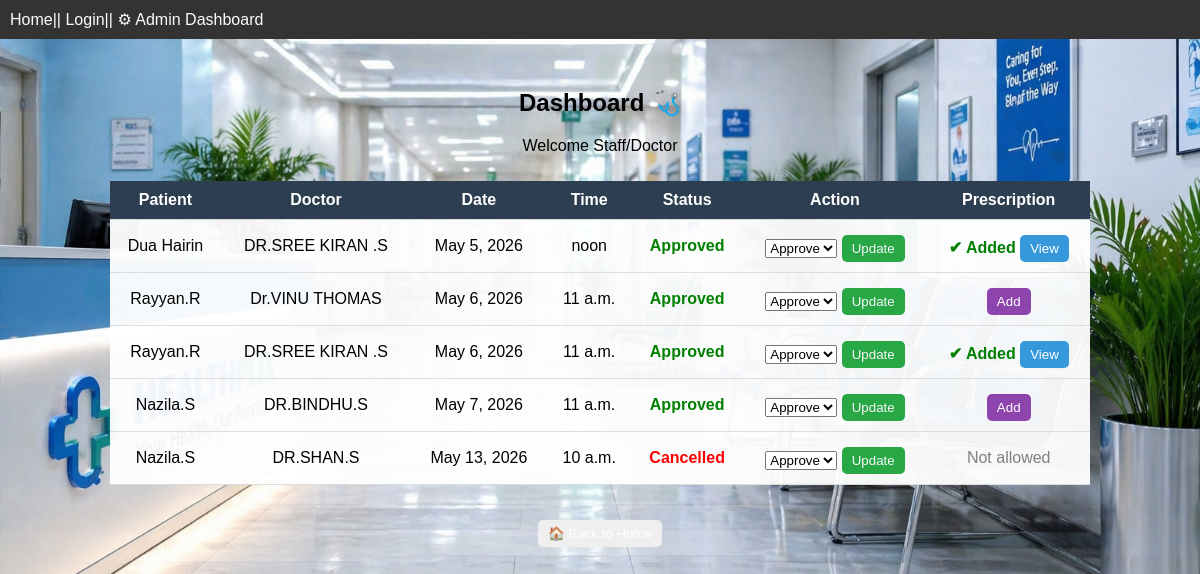
Page /doctor_dashboard/ (signed in) on the committed database.
### booking/models.py (models this page shows, shortened)
class Appointment(models.Model):
    patient = models.ForeignKey(Patient, on_delete=models.CASCADE)
    doctor = models.ForeignKey(Doctor, on_delete=models.CASCADE)
    date = models.DateField()
    time = models.TimeField()
    STATUS = (
        ('Pending', 'Pending'),
        ('Approved', 'Approved'),
        ('Cancelled', 'Cancelled'),
    )
    status = models.CharField(max_length=20, choices=STATUS, default='Pending')
    class Meta:
        unique_together = ('doctor', 'date', 'time')  # ✅ prevents double booking

class Patient(models.Model):
    user = models.OneToOneField(User, on_delete=models.CASCADE)
    name = models.CharField(max_length=100)
    email = models.EmailField(unique=True)
    age = models.IntegerField()
    gender = models.CharField(max_length=10)
    address = models.TextField()
    phone = models.CharField(max_length=15)
    password = models.CharField(max_length=100)

class Doctor(models.Model):
    user = models.OneToOneField(User, on_delete=models.CASCADE)
    added_by = models.ForeignKey(User, on_delete=models.CASCADE, related_name='doctors', null=True, blank=True)
    name = models.CharField(max_length=100)
    username = models.CharField(max_length=100,null=True,blank=True)
    specialization = models.CharField(max_length=100)
    image = models.ImageField(upload_to='doctors/', null=True, blank=True)
    is_active = models.BooleanField(default=True)

### booking/views.py (the view, shortened to what this page needs)
# urls.py: path('doctor_dashboard/',views.doctor_dashboard,name='doctor_dashboard'),
@login_required(login_url='login')
def doctor_dashboard(request):
    user = request.user
    if not user.is_authenticated:
        return redirect('login')
    if hasattr(user, 'doctor'):
        appointments = Appointment.objects.filter(doctor=user.doctor)
    elif user.is_staff:
        appointments = Appointment.objects.all()
    else:
        return redirect('home')
    return render(request, 'doctor_dashboard.html', {
        'appointments': appointments,
        'role': 'doctor' if hasattr(user, 'is_doctor') and user.is_doctor else 'staff',
        'doctor': user
    })

### booking/templates/doctor_dashboard.html (shortened to what this page needs)
{% extends 'base.html' %}
{% load static %}
{% block content %}
<h2 class="title">Dashboard 🩺</h2>
<div class="welcome">
    {% if role == 'doctor' %}
        <p>Welcome Doctor <b>{{ doctor.name }}</b></p>
    {% else %}
        <p>Welcome Staff/Doctor</p>
    {% endif %}
</div>
<div class="table-box">
<table>
    <tr>
        <th>Patient</th>
        <th>Doctor</th>
        <th>Date</th>
        <th>Time</th>
        <th>Status</th>
        <th>Action</th>
        <th>Prescription</th>
    </tr>
    {% for i in appointments %}
    <tr>
        <td>{{ i.patient.name }}</td>
        <td>{{ i.doctor.name }}</td>
        <td>{{ i.date }}</td>
        <td>{{ i.time }}</td>
        <td>
            {% if i.status == "Approved" %}
                <span class="approved">Approved</span>
            {% elif i.status == "Cancelled" %}
                <span class="cancelled">Cancelled</span>
            {% else %}
                <span class="pending">Pending</span>
            {% endif %}
        </td>
        <td>
            <form method="post">
                <select name="status">
                    <option value="Approved">Approve</option>
                </select>
                <button type="submit" style="opacity:1; pointer-events:auto; background:#28a745; color:rgb(248, 247, 250);">
                 Update
                </button>
            </form>
        </td>
        <td>
            {% if i.status == "Approved" %}
                {% if i.prescription %}
                    <span class="approved">✔ Added</span>
                    <a href="{% url 'view_prescription' i.id %}">
                        <button class="view-btn">View</button>
                    </a>
                {% else %}
                    <a href="{% url 'add_prescription' i.id %}">
                        <button class="add-btn">Add</button>
                    </a>
                {% endif %}
            {% else %}
                <span class="disabled">Not allowed</span>
            {% endif %}
        </td>
    </tr>
    {% endfor %}
</table>
</div>
<div class="back-btn">
    <a href="/home/"><button>🏠 Back to Home</button></a>
</div>
{% endblock %}

### booking/templates/base.html (style rules this page uses)
body { margin: 0; font-family: Arial, sans-serif; }

### rows in the picture
Appointment: patient.name "Dua Hairin", doctor.name "DR.SREE KIRAN .S", date "May 5, 2026", time "noon", status "Approved"
Appointment: patient.name "Rayyan.R", doctor.name "Dr.VINU THOMAS", date "May 6, 2026", time "11 a.m.", status "Approved"
Appointment: patient.name "Rayyan.R", doctor.name "DR.SREE KIRAN .S", date "May 6, 2026", time "11 a.m.", status "Approved"
Appointment: patient.name "Nazila.S", doctor.name "DR.BINDHU.S", date "May 7, 2026", time "11 a.m.", status "Approved"
Appointment: patient.name "Nazila.S", doctor.name "DR.SHAN.S", date "May 13, 2026", time "10 a.m.", status "Cancelled"
